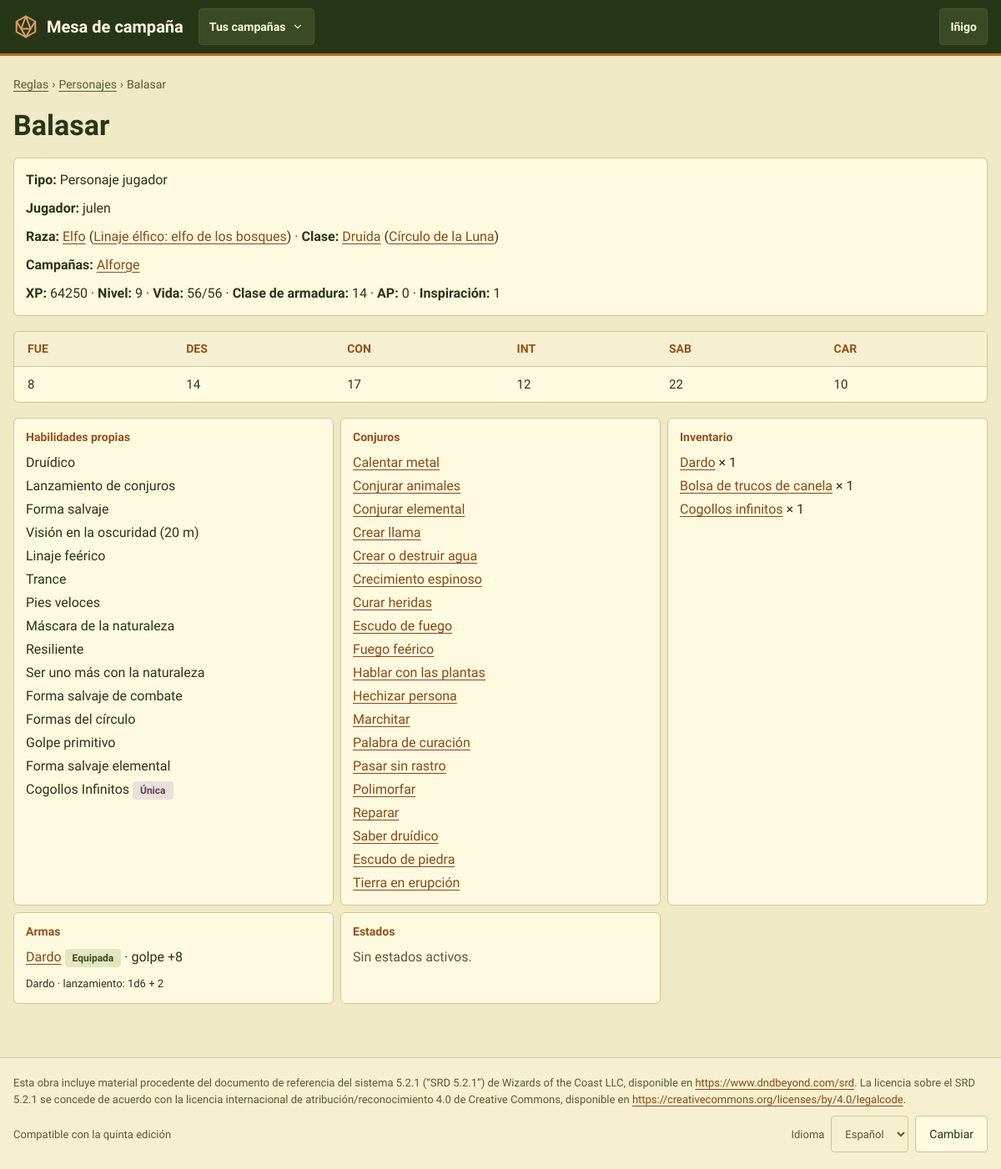
The app's page /reglas/personajes/3/ (signed in), older data.
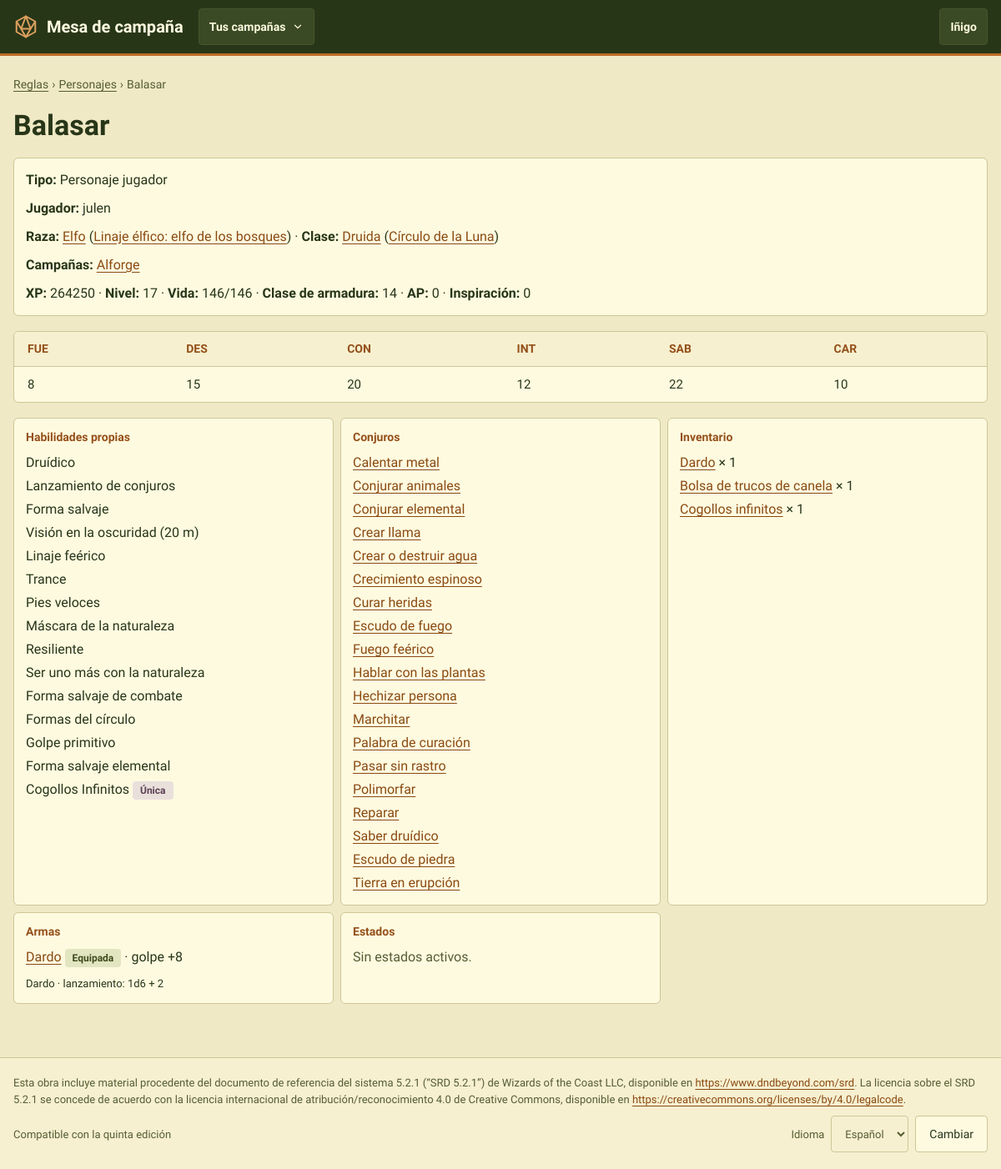
The same page, newer data.
### CampaignManager/models.py (models this page shows, shortened)
class Character(models.Model):
    class Status(models.TextChoices):
        PENDIENTE = "pendiente", "Pendiente"
        APROBADO = "aprobado", "Aprobado"
    name = models.CharField(max_length=100)
    xp = models.IntegerField(default=0)
    level = models.PositiveSmallIntegerField(
        default=1,
        validators=[MinValueValidator(1), MaxValueValidator(rules.MAX_LEVEL)],
        help_text="Level reached. It can be behind the XP until the player levels up",
    )
    hp = models.IntegerField(help_text="Maximum hit points")
    temp_hp = models.IntegerField(help_text="Current hit points")
    ac = models.IntegerField(help_text="Armor class")
    temp_ap = models.IntegerField(default=0, help_text="Current armor points")
    inspiration = models.IntegerField(default=0)
    strength = models.IntegerField()
    dexterity = models.IntegerField()
    constitution = models.IntegerField()
    intelligence = models.IntegerField()
    wisdom = models.IntegerField()
    charisma = models.IntegerField()
    portrait = models.ImageField(upload_to="retratos/", blank=True)
    background = models.TextField(blank=True)
    notes = models.TextField(blank=True, help_text="The player's own notes")
    status = models.CharField(max_length=10, choices=Status.choices, default=Status.APROBADO)
    dead = models.BooleanField(default=False)
    knocked_down_in = models.ForeignKey(
        "Encounter", on_delete=models.SET_NULL, null=True, blank=True, related_name="+",
        help_text="The fight in which the character was last knocked down",
    )
    magic_points = models.PositiveIntegerField(default=0)
    magic_points_bonus = models.IntegerField(
        default=0, help_text="The master's adjustment to the magic points the class gives at this level (can be negative)")
    player = models.ForeignKey(User, on_delete=models.SET_NULL, null=True, blank=True)
    char_class = models.ForeignKey("CharacterClass", on_delete=models.PROTECT)
    subclass = models.ForeignKey("Subclass", on_delete=models.PROTECT, null=True, blank=True)
    race = models.ForeignKey("Race", on_delete=models.PROTECT)
    subrace = models.ForeignKey("Subrace", on_delete=models.PROTECT, null=True, blank=True)
    campaigns = models.ManyToManyField("Campaign", blank=True, related_name="characters")
    is_npc = models.BooleanField(default=False)
    template = models.ForeignKey(
        "self",
        on_delete=models.CASCADE,
        null=True,
        blank=True,
        related_name="copies",
        limit_choices_to={"is_npc": True, "template__isnull": True},
        help_text="Only for NPC copies: the NPC template this character was made from",
    )
    abilities = models.ManyToManyField("Ability", through="CharacterAbility", blank=True)
    spells = models.ManyToManyField("Spell", blank=True)
    items = models.ManyToManyField("Item", through="Inventory")
    effects = models.ManyToManyField("Effect", through="ActiveEffect")
    class Meta:
        ordering = ["name"]
        indexes = [models.Index(fields=["is_npc", "status"])]
        constraints = [
            models.CheckConstraint(
                condition=models.Q(template__isnull=True) | models.Q(is_npc=True),
                name="template_only_for_npcs",
                violation_error_message="Only NPCs can have a template.",
            ),
            models.CheckConstraint(
                condition=models.Q(level__gte=1, level__lte=rules.MAX_LEVEL),
                name="level_from_1_to_max",
            ),
        ]
    @property
    def is_npc_template(self):
        return self.is_npc and self.template_id is None
    def modifier(self, stat):
        return rules.ability_modifier(getattr(self, rules.ABILITY_BY_CODE[stat]))

class User(AbstractUser):
    pass

class Race(models.Model):
    name = models.CharField(max_length=100)
    description = models.TextField(blank=True)
    speed = models.IntegerField(help_text="In meters")
    abilities = models.ManyToManyField("Ability", through="RaceAbility")

class Subrace(models.Model):
    name = models.CharField(max_length=100)
    description = models.TextField(blank=True)
    race = models.ForeignKey("Race", on_delete=models.CASCADE, related_name="subraces")
    abilities = models.ManyToManyField("Ability", through="SubraceAbility")

class CharacterClass(models.Model):
    class Magic(models.TextChoices):
        COMPLETA = "completa", "Lanzador completo"
        MEDIA = "media", "Medio lanzador"
        PACTO = "pacto", "Magia de pacto"
        NINGUNA = "ninguna", "Sin magia"
    name = models.CharField(max_length=100)
    primary_ability = models.CharField(max_length=50)
    description = models.TextField(blank=True)
    magic = models.CharField(max_length=10, choices=Magic.choices, default=Magic.NINGUNA,
                             help_text="Gives the character's magic points at each level")
    abilities = models.ManyToManyField("Ability", through="ClassAbility")
    spells = models.ManyToManyField("Spell", blank=True)
    class Meta:
        verbose_name_plural = "character classes"

class Subclass(models.Model):
    name = models.CharField(max_length=100)
    description = models.TextField(blank=True)
    char_class = models.ForeignKey("CharacterClass", on_delete=models.CASCADE, related_name="subclasses")
    abilities = models.ManyToManyField("Ability", through="SubclassAbility")
    class Meta:
        verbose_name_plural = "subclasses"

### CampaignManager/views.py (the view)
# urls.py: path("reglas/personajes/<int:pk>/", views.CharacterDetailView.as_view(), name="character_detail"),
class CharacterDetailView(LoginRequiredMixin, DetailView):
    context_object_name = "character"
    template_name = "character_detail.html"
    def get_queryset(self):
        return visible_characters(self.request.user).select_related("race", "subrace", "char_class", "subclass", "player", "template")
    def get_context_data(self, **kwargs):
        context = super().get_context_data(**kwargs)
        character = self.object
        visible = visible_characters(self.request.user)
        context["weapons"] = [
            {
                "weapon": weapon,
                "to_hit": f"{weapon.to_hit_bonus(character):+d}",
                "attacks": [(attack, attack.damage_text(character)) for attack in weapon.attacks.prefetch_related("dice")],
            }
            for weapon in Weapon.objects.filter(item__inventory__character=character).select_related("item")
        ]
        context["campaigns"] = character.campaigns.filter(pk__in=user_campaigns(self.request.user))
        context["copies"] = visible.filter(template=character).order_by("name") if character.is_npc_template else []
        context["template_visible"] = bool(character.template_id) and visible.filter(pk=character.template_id).exists()
        return context

### CampaignManager/context_processors.py (called while the page is built, shortened)
def campaign_nav(request):
    user = getattr(request, "user", None)
    if user is None or not user.is_authenticated:
        return {}
    campaigns = list(user_campaigns(user).prefetch_related("masters"))
    match = getattr(request, "resolver_match", None)
    campaign_id = match.kwargs.get("campaign_id") if match else None
    current = next((c for c in campaigns if c.pk == campaign_id), None)
    context = {"nav_campaigns": [
        {"campaign": c, "is_master": user in c.masters.all(), "status": _(STATUS_TEXT[c.status])} for c in campaigns
    ]}
    if current is None:
        return context

### CampaignManager/models.py (called while the page is built)
def parse_to_hit(formula):
    match = re.match(TO_HIT_FORMULA, formula)
    if match is None:
        raise ValueError(f"Not a to-hit formula: {formula!r}")
    integer, stat, multiplier = match.groups()
    return (
        int(re.search(r"[+-]?\d+", integer).group()) if integer else 0,
        stat,
        int(re.search(r"\d+", multiplier).group()) if multiplier else 1,
    )

    def to_hit_bonus(self, character):
        integer, stat, multiplier = parse_to_hit(self.to_hit)
        return integer + multiplier * character.modifier(stat)

### CampaignManager/templates/character_detail.html (shortened to what the changed rows need)
{% extends "base.html" %}
{% load i18n %}
{% block content %}
<section class="pila" aria-labelledby="h-reglas">
    <nav class="migas" aria-label="{% translate 'Ruta' %}"><a href="{% url 'index' %}">{% translate "Reglas" %}</a> <span aria-hidden="true">›</span> <a href="{% url 'character_list' %}">{% translate "Personajes" %}</a> <span aria-hidden="true">›</span> <span>{{ character.name }}</span></nav>
    <h1 id="h-reglas">{{ character.name }}</h1>
    <div class="tarjeta compacta">
        <p><b>{% translate "Tipo" %}:</b>
            {% if not character.is_npc %}{% translate "Personaje jugador" %}
            {% elif character.template_id %}{% translate "PNJ, copia de" %} {% if template_visible %}<a href="{% url 'character_detail' character.template_id %}">{{ character.template.name }}</a>{% else %}{{ character.template.name }}{% endif %}
            {% else %}{% translate "Plantilla de PNJ" %}{% endif %}</p>
        <p><b>{% translate "Jugador" %}:</b> {{ character.player|default:"—" }}</p>
        <p><b>{% translate "Raza" %}:</b> <a href="{% url 'race_detail' character.race_id %}">{{ character.race.name }}</a>{% if character.subrace %} (<a href="{% url 'subrace_detail' character.subrace_id %}">{{ character.subrace.name }}</a>){% endif %}
            · <b>{% translate "Clase" %}:</b> <a href="{% url 'character_class_detail' character.char_class_id %}">{{ character.char_class.name }}</a>{% if character.subclass %} (<a href="{% url 'subclass_detail' character.subclass_id %}">{{ character.subclass.name }}</a>){% endif %}</p>
        <p><b>{% translate "Campañas" %}:</b> {% for campaign in campaigns %}<a href="{% url 'sheet' campaign.pk character.pk %}">{{ campaign.name }}</a>{% if not forloop.last %}, {% endif %}{% empty %}—{% endfor %}</p>
        <p><b></b> {{ character.xp }} · <b></b> {{ character.level }} · <b></b> {{ character.temp_hp }}/{{ character.hp }} · <b></b> {{ character.ac }} · <b></b> {{ character.temp_ap }} · <b></b> {{ character.inspiration }}</p>
    </div>
    <div class="tarjeta sin-relleno tabla-marco">
        <table class="tabla">
            <thead><tr><th>FUE</th><th>DES</th><th>CON</th><th>INT</th><th>SAB</th><th>CAR</th></tr></thead>
            <tbody><tr><td>{{ character.strength }}</td><td>{{ character.dexterity }}</td><td>{{ character.constitution }}</td><td>{{ character.intelligence }}</td><td>{{ character.wisdom }}</td><td>{{ character.charisma }}</td></tr></tbody>
        </table>
    </div>
    <div class="rejilla-s" style="grid-template-columns:repeat(auto-fill,minmax(min(300px,100%),1fr))">
        <div class="tarjeta compacta"><h2 class="rotulo">{% translate "Habilidades propias" %}</h2>
            </div>
        <div class="tarjeta compacta"><h2 class="rotulo">{% translate "Conjuros" %}</h2>
            </div>
        <div class="tarjeta compacta"><h2 class="rotulo">{% translate "Inventario" %}</h2>
            </div>
        <div class="tarjeta compacta"><h2 class="rotulo">{% translate "Armas" %}</h2>
            </div>
        <div class="tarjeta compacta"><h2 class="rotulo">{% translate "Estados" %}</h2>
            </div>
    </div>
</section>
{% endblock %}

Row changes from the older to the newer data that the page shows:
changed Character "Balasar": xp "64250" → "264250"; level "9" → "17"; temp_hp "56" → "146"; hp "56" → "146"; inspiration "1" → "0"; dexterity "14" → "15"; constitution "17" → "20"
